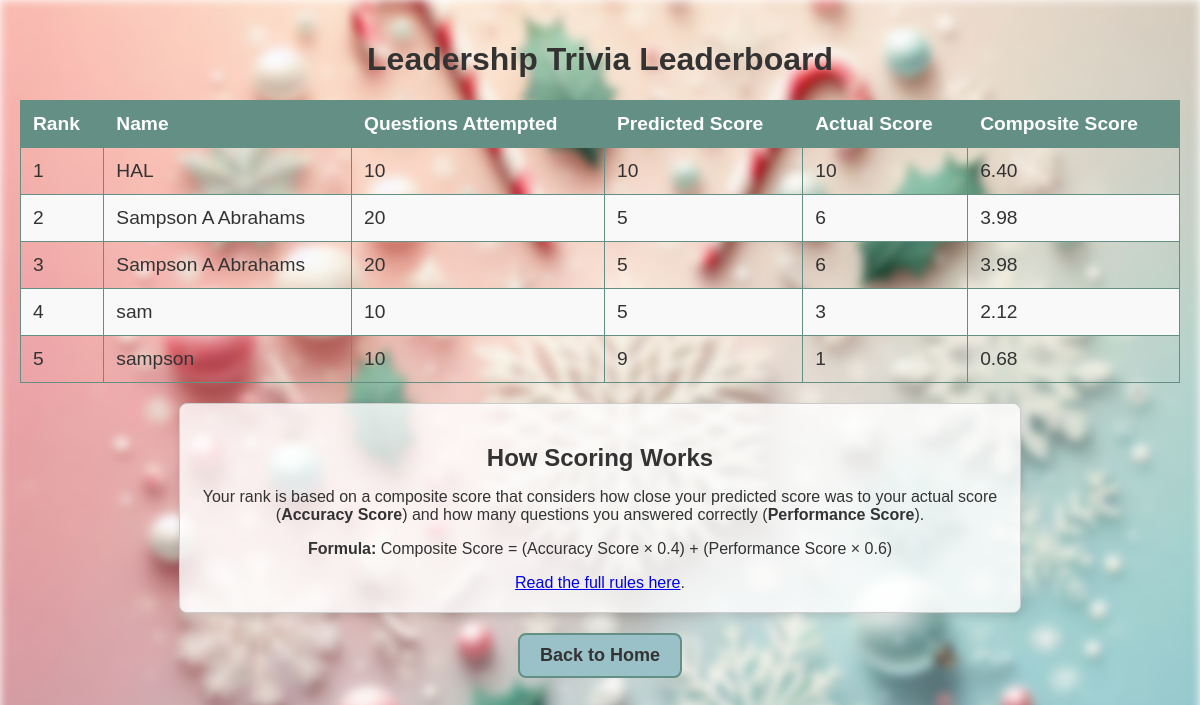
Screenshot of /leaderboard_leadership_trivia with the database file from the repository.
### tables this page shows
CREATE TABLE leadership_scores (
        id INTEGER PRIMARY KEY AUTOINCREMENT,
        user_name TEXT NOT NULL,
        questions_count INTEGER NOT NULL,
        predicted_score INTEGER NOT NULL,
        actual_score INTEGER NOT NULL
    );

### app.py (the view)
@app.route('/leaderboard_leadership_trivia')
def leaderboard_leadership_trivia():
    conn = get_db_connection()
    cursor = conn.cursor()
    cursor.execute("""
        SELECT user_name, questions_count, predicted_score, actual_score
        FROM leadership_scores
    """)
    results = cursor.fetchall()
    conn.close()
    leaderboard_data = []
    for row in results:
        questions_attempted = row['questions_count']
        predicted_score = row['predicted_score']
        actual_score = row['actual_score']
        accuracy_score = 1 - abs(predicted_score - actual_score) / questions_attempted
        accuracy_score = max(0, accuracy_score)  # Ensure non-negative
        performance_score = (actual_score / questions_attempted) * questions_attempted
        composite_score = (accuracy_score * 0.4) + (performance_score * 0.6)
        leaderboard_data.append({
            "user_name": row['user_name'],
            "questions_attempted": questions_attempted,
            "predicted_score": predicted_score,
            "actual_score": actual_score,
            "composite_score": composite_score
        })
    leaderboard_data = sorted(leaderboard_data, key=lambda x: x['composite_score'], reverse=True)
    return render_template('leaderboard/leaderboard_leadership_trivia.html', leaderboard_data=leaderboard_data)

### app.py (called while the page is built)
def get_db_connection():
    db_path = os.path.join(os.getcwd(), 'app', 'database.db')  # Full path to the DB
    conn = sqlite3.connect(db_path)
    conn.row_factory = sqlite3.Row
    return conn

### templates/leaderboard/leaderboard_leadership_trivia.html (shortened to what this page needs)
<!DOCTYPE html>
<html>
<head>
    <link rel="stylesheet" href="{{ url_for('static', filename='style.css') }}">
</head>
    <body>
        <h1>Leadership Trivia Leaderboard</h1>
        <table class="vote-table">
            <thead>
                <tr>
                    <th>Rank</th>
                    <th>Name</th>
                    <th>Questions Attempted</th>
                    <th>Predicted Score</th>
                    <th>Actual Score</th>
                    <th>Composite Score</th>
                </tr>
            </thead>
            <tbody>
                {% for row in leaderboard_data %}
                <tr>
                    <td>{{ loop.index }}</td>
                    <td>{{ row['user_name'] }}</td>
                    <td>{{ row['questions_attempted'] }}</td>
                    <td>{{ row['predicted_score'] }}</td>
                    <td>{{ row['actual_score'] }}</td>
                    <td>{{ "%.2f"|format(row['composite_score']) }}</td>
                </tr>
                {% endfor %}
            </tbody>
        </table>
        <div class="rules-section">
        <section>
            <h2>How Scoring Works</h2>
            <p>
                Your rank is based on a composite score that considers how close your predicted score was to your actual score
                (<strong>Accuracy Score</strong>) and how many questions you answered correctly (<strong>Performance Score</strong>).
            </p>
            <p>
                <strong>Formula:</strong> Composite Score = (Accuracy Score × 0.4) + (Performance Score × 0.6)
            </p>
            <a href="{{ url_for('leadership_trivia_rules') }}">Read the full rules here</a>.
        </section>
        </div>
        <a href="{{ url_for('index') }}"><button>Back to Home</button></a>
    </body>
</html>

### static/style.css (style rules this page uses)
body { font-family: 'Arial', sans-serif; color: #333333; text-align: center; padding: 20px; margin: 0; overflow-x: hidden; position: relative; }
body::before { content: ''; position: fixed; top: 0; left: 0; width: 100%; height: 100%; background: url('bg.png') center center/cover no-repeat; z-index: -1; filter: blur(5px); pointer-events: none; }
.vote-table { width: 100%; border-collapse: collapse; margin-top: 20px; }
.vote-table th, .vote-table td { padding: 12px; text-align: left; border: 1px solid #638F85; font-size: 1.2em; }
.vote-table th { background-color: #638F85; color: white; }
.vote-table tr:nth-child(even) { background-color: #f9f9f9; }
button { background-color: #9BC1C8; color: #333; border: 2px solid #638F85; padding: 10px 20px; font-size: 18px; font-weight: bold; border-radius: 8px; cursor: pointer; transition: background-color 0.3s ease, transform 0.3s ease; }
.rules-section { background-color: rgba(255, 255, 255, 0.8); border: 1px solid #ccc; padding: 20px; margin: 20px auto; border-radius: 8px; max-width: 800px; box-shadow: 0 4px 8px rgba(0, 0, 0, 0.1); }
.rules-section h2 { color: #333; font-family: 'Arial', sans-serif; text-align: center; margin-bottom: 10px; }

### rows the page displays
leadership_scores: user_name "HAL", questions_attempted "10", predicted_score "10", actual_score "10", composite_score "6.40"
leadership_scores: user_name "Sampson A Abrahams", questions_attempted "20", predicted_score "5", actual_score "6", composite_score "3.98"
leadership_scores: user_name "Sampson A Abrahams", questions_attempted "20", predicted_score "5", actual_score "6", composite_score "3.98"
leadership_scores: user_name "sam", questions_attempted "10", predicted_score "5", actual_score "3", composite_score "2.12"
leadership_scores: user_name "sampson", questions_attempted "10", predicted_score "9", actual_score "1", composite_score "0.68"
